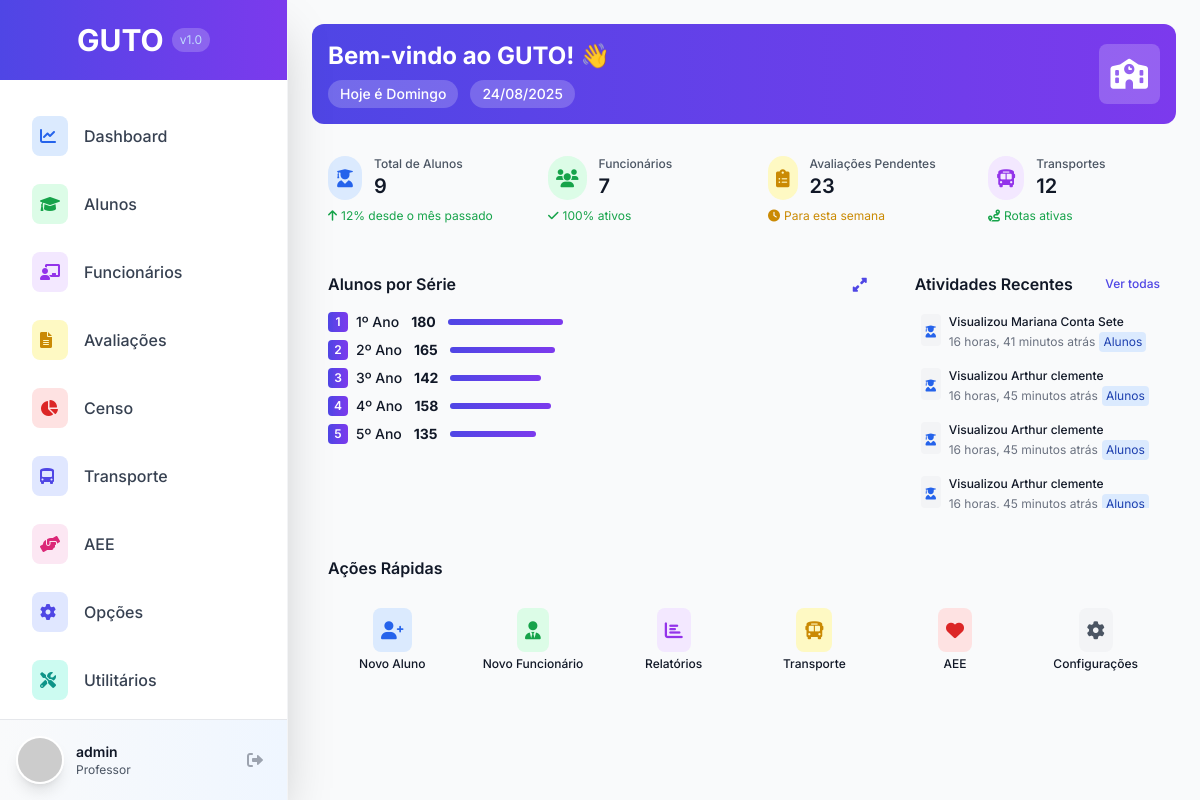
Before: / (signed in) with the older database file.
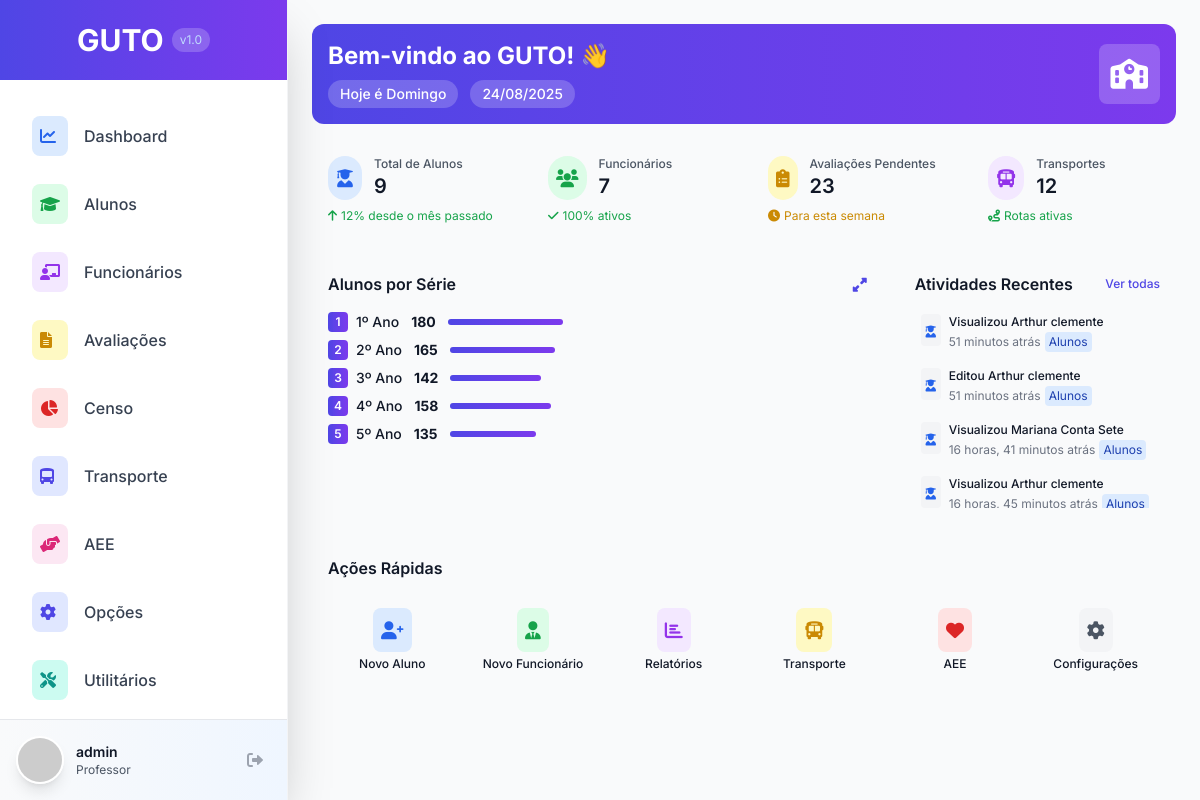
After: the same page with the newer database file.
### dashboard/models.py (models this page shows, shortened)
class AtividadeRecente(models.Model):
    TIPO_ACAO_CHOICES = [
        ('CRIAR', 'Criou'),
        ('EDITAR', 'Editou'),
        ('DELETAR', 'Deletou'),
        ('VISUALIZAR', 'Visualizou'),
    ]
    MODULO_CHOICES = [
        ('ALUNOS', 'Alunos'),
        ('FUNCIONARIOS', 'Funcionários'),
        ('OPCOES', 'Opções'),
        ('AEE', 'AEE/AC'),
        ('AVALIACAO', 'Avaliação'),
        ('UTILITARIOS', 'Utilitários'),
        ('DASHBOARD', 'Dashboard'),
    ]
    usuario = models.ForeignKey(User, on_delete=models.CASCADE, verbose_name="Usuário")
    acao = models.CharField(max_length=20, choices=TIPO_ACAO_CHOICES, verbose_name="Ação")
    modulo = models.CharField(max_length=20, choices=MODULO_CHOICES, verbose_name="Módulo")
    objeto_nome = models.CharField(max_length=255, verbose_name="Nome do Objeto")
    objeto_id = models.IntegerField(null=True, blank=True, verbose_name="ID do Objeto")
    descricao = models.TextField(blank=True, null=True, verbose_name="Descrição")
    data_atividade = models.DateTimeField(auto_now_add=True, verbose_name="Data da Atividade")
    class Meta:
        verbose_name = "Atividade Recente"
        verbose_name_plural = "Atividades Recentes"
        ordering = ['-data_atividade']
    @property
    def icone(self):
        icones = {
            'ALUNOS': 'fas fa-user-graduate',
            'FUNCIONARIOS': 'fas fa-users',
            'OPCOES': 'fas fa-cog',
            'AEE': 'fas fa-hands-helping',
            'AVALIACAO': 'fas fa-clipboard-list',
            'UTILITARIOS': 'fas fa-tools',
            'DASHBOARD': 'fas fa-tachometer-alt',
        }
        return icones.get(self.modulo, 'fas fa-file')
    @property
    def cor(self):
        cores = {
            'ALUNOS': 'text-blue-600',
            'FUNCIONARIOS': 'text-green-600',
            'OPCOES': 'text-indigo-600',
            'AEE': 'text-pink-600',
            'AVALIACAO': 'text-yellow-600',
            'UTILITARIOS': 'text-teal-600',
            'DASHBOARD': 'text-gray-600',
        }
        return cores.get(self.modulo, 'text-gray-600')

### dashboard/views.py (the view)
# urls.py: path('', views.home, name='home'),
@login_required
def home(request):
    try:
        locale.setlocale(locale.LC_TIME, 'pt_BR.UTF-8')
    except:
        try:
            locale.setlocale(locale.LC_TIME, 'Portuguese_Brazil.1252')
        except:
            pass  # Usar padrão se não conseguir configurar
    hoje = datetime.date.today()
    dias_semana = {
        0: 'Segunda-feira',
        1: 'Terça-feira',
        2: 'Quarta-feira',
        3: 'Quinta-feira',
        4: 'Sexta-feira',
        5: 'Sábado',
        6: 'Domingo'
    }
    dia_semana = dias_semana[hoje.weekday()]
    total_alunos = Aluno.objects.count()
    total_funcionarios = Funcionario.objects.count()
    atividades_recentes = AtividadeRecente.objects.select_related('usuario')[:10]
    context = {
        'total_alunos': total_alunos,
        'total_funcionarios': total_funcionarios,
        'avaliacoes_pendentes': 23,  # Será implementado quando o módulo avaliação estiver completo
        'transportes_ativos': 12,    # Será implementado quando o módulo transporte for criado
        'escola_nome': 'Sistema GUTO',
        'data_atual': hoje,
        'dia_semana': dia_semana,
        'alunos_por_serie': [
            {'serie': '1º Ano', 'quantidade': 180},
            {'serie': '2º Ano', 'quantidade': 165},
            {'serie': '3º Ano', 'quantidade': 142},
            {'serie': '4º Ano', 'quantidade': 158},
            {'serie': '5º Ano', 'quantidade': 135},
        ],
        'atividades_recentes': atividades_recentes,
    }
    return render(request, 'dashboard/home.html', context)

### templates/dashboard/home.html (shortened to what the changed rows need)
{% extends 'base.html' %}
{% load static %}
{% block content %}
<div class="h-full flex flex-col space-y-4">
    <div class="bg-gradient-to-r from-guto-blue to-guto-purple rounded-xl p-4 text-white">
        <div class="flex items-center justify-between">
            <div>
                <h1 class="text-2xl font-bold">Bem-vindo ao GUTO! 👋</h1>
            </div>
        </div>
    </div>
    <div class="grid grid-cols-1 lg:grid-cols-3 gap-4">
        <div class="lg:col-span-2 card p-4">
            <div class="space-y-2">
                {% for serie in alunos_por_serie %}
                <div class="flex items-center space-x-3">
                    <div class="flex items-center space-x-2">
                        <div class="w-5 h-5 bg-gradient-to-r from-guto-blue to-guto-purple rounded flex items-center justify-center flex-shrink-0">
                            <span class="text-white text-xs font-semibold">{{ forloop.counter }}</span>
                        </div>
                        <span class="text-sm font-medium text-gray-900">{{ serie.serie }}</span>
                    </div>
                    <span class="text-sm font-bold text-gray-900">{{ serie.quantidade }}</span>
                    <div class="w-16 bg-gray-200 rounded-full h-1.5">
                        <div class="bg-gradient-to-r from-guto-blue to-guto-purple h-1.5 rounded-full transition-all duration-500"
                             style="width: {{ serie.quantidade|floatformat:0 }}%"></div>
                    </div>
                </div>
                {% endfor %}
            </div>
        </div>
        <div class="card p-4">
            <div class="space-y-1" style="max-height: 200px; overflow-y: auto;">
                {% for atividade in atividades_recentes %}
                <div class="flex items-start space-x-2 p-1.5 rounded-lg hover:bg-gray-50 transition-colors">
                    <div class="p-1 rounded bg-gray-100 {{ atividade.cor }}">
                        <i class="{{ atividade.icone }} text-xs"></i>
                    </div>
                    <div class="flex-1 min-w-0">
                        <p class="text-xs font-medium text-gray-900 truncate">
                            {{ atividade.get_acao_display }} {{ atividade.objeto_nome }}
                        </p>
                        <div class="flex items-center mt-0.5 space-x-1">
                            <span class="text-xs text-gray-500">{{ atividade.data_atividade|timesince }} atrás</span>
                            <span class="text-xs px-1 py-0.5 rounded bg-blue-100 text-blue-800">
                                {{ atividade.get_modulo_display }}
                            </span>
                        </div>
                    </div>
                </div>
                {% endfor %}
            </div>
        </div>
    </div>
</div>
{% endblock %}

Changed rows visible on the page:
no longer on this page (row unchanged): AtividadeRecente: acao "Visualizou", objeto_nome "Arthur clemente", data_atividade "16 horas, 45 minutos", modulo "Alunos"
no longer on this page (row unchanged): AtividadeRecente: acao "Visualizou", objeto_nome "Arthur clemente", data_atividade "16 horas, 45 minutos", modulo "Alunos"
added AtividadeRecente: acao "Visualizou", objeto_nome "Arthur clemente", data_atividade "51 minutos", modulo "Alunos"
added AtividadeRecente: acao "Editou", objeto_nome "Arthur clemente", data_atividade "51 minutos", modulo "Alunos"
